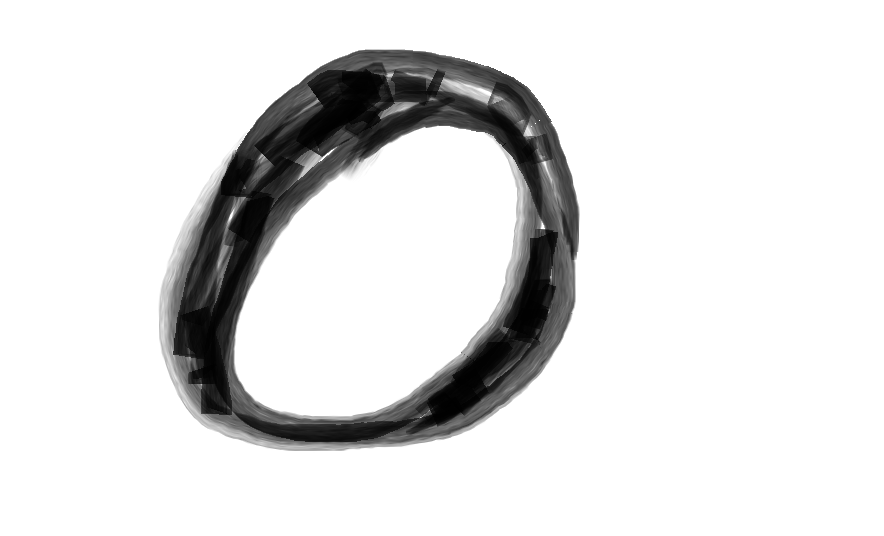
%> input picture project/ex0.jpg, 884 x 536 px
$ octave --eval "test('ex0.jpg');"   (GNU Octave 9; MATLAB toolbox functions it lacks are replaced by stand-ins)
%> lines starting %> are read from the running program, lines starting %| are printed output that depends on the picture
### project/filter.m
function [nI]=filter(I)

nI=zeros(size(I));
for i=1:size(I,1)
	for j=1:size(I,2)
		if I(i,j)>=40
			nI(i,j)=1;
		else
			nI(i,j)=0;
		end
	end
end

end

### project/test.m
function test(imageFile)
%> called with imageFile = 'ex0.jpg'

load('neuralParameters.mat');
I=imresize(imread(imageFile),[20 20]);
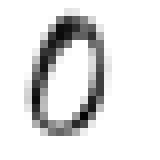
%> I: size 20x20x3 uint8 (shown 8 times larger); min 4, max 255, mean 224.6
%imshow(I);
I=imcomplement(I);
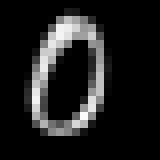
%> I: size 20x20x3 uint8 (shown 8 times larger); min 0, max 251, mean 30.4
%I=rgb2gray(I)
%I=filter(I);
if binary==false,
	I=im2double(I);
else
	I=filter(I);
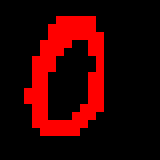
%> I: size 20x20x3 double (shown 8 times larger); mean R, G, B 0.193, 0, 0
end
figure;imshow(I);I

%> (the run ends here)
